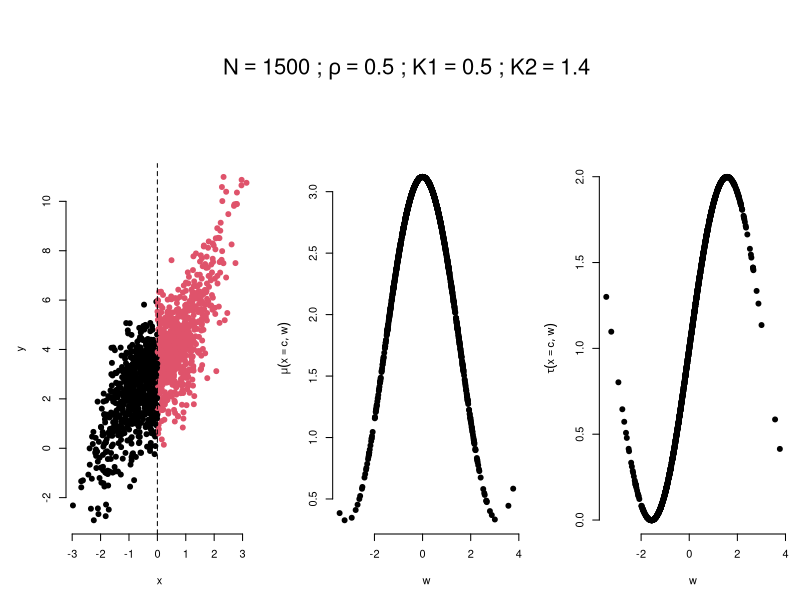
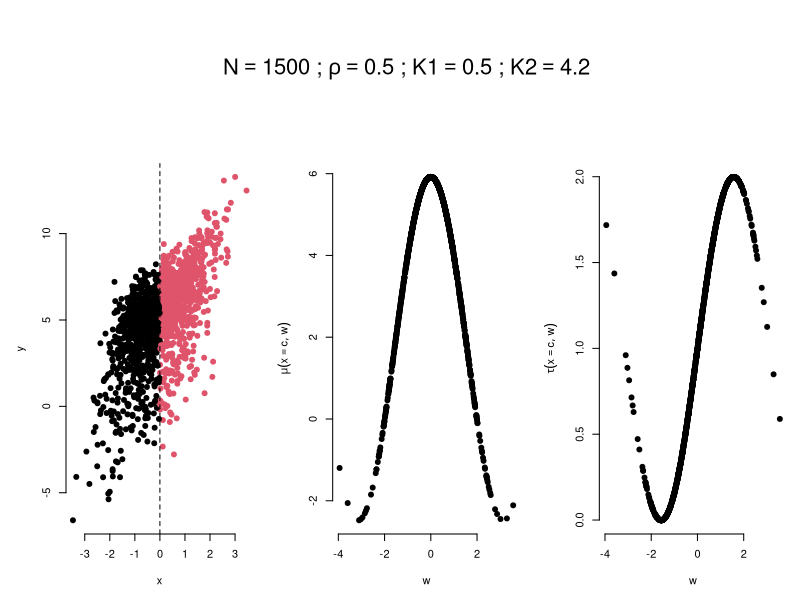
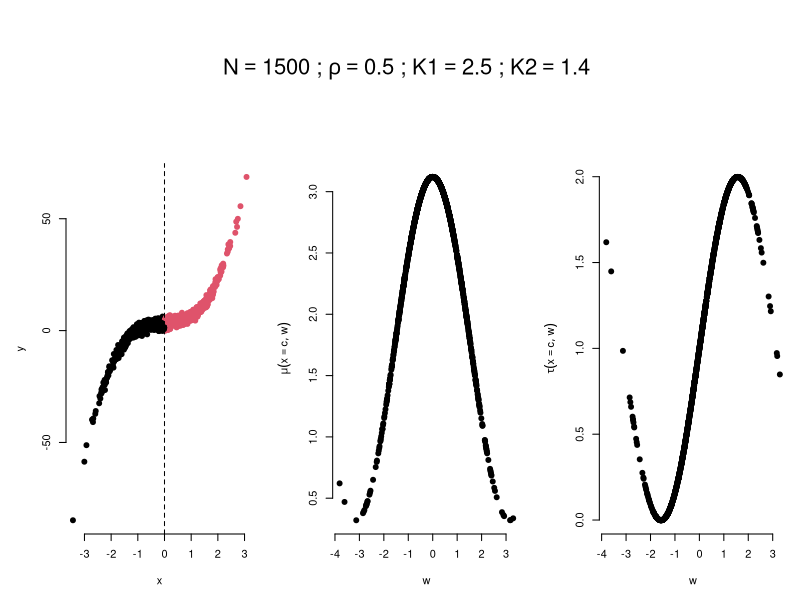
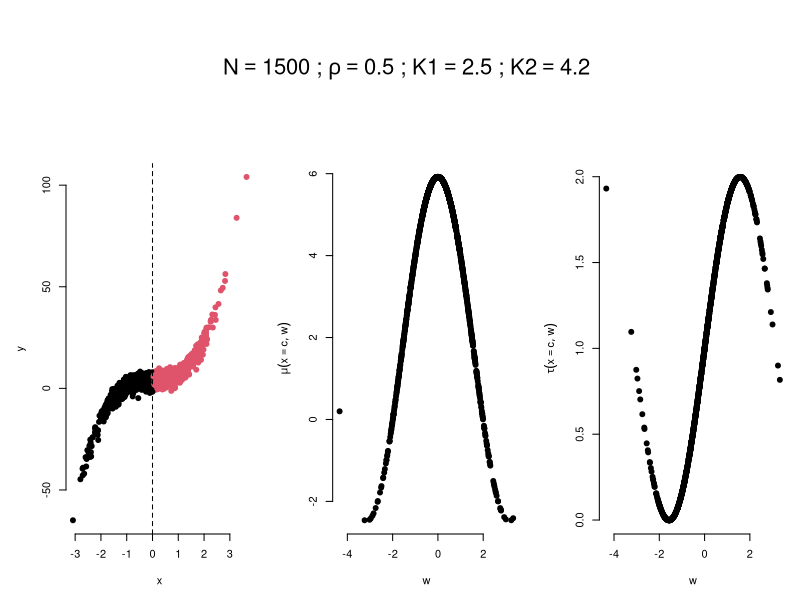
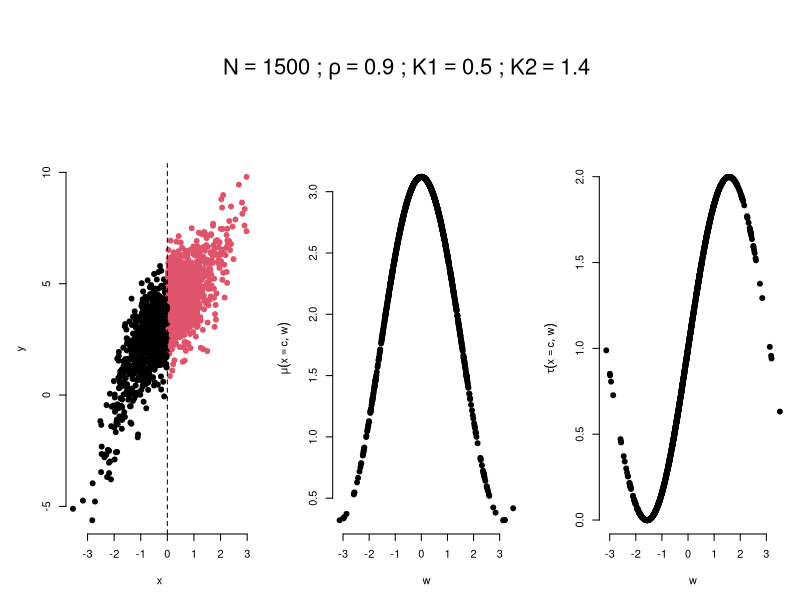
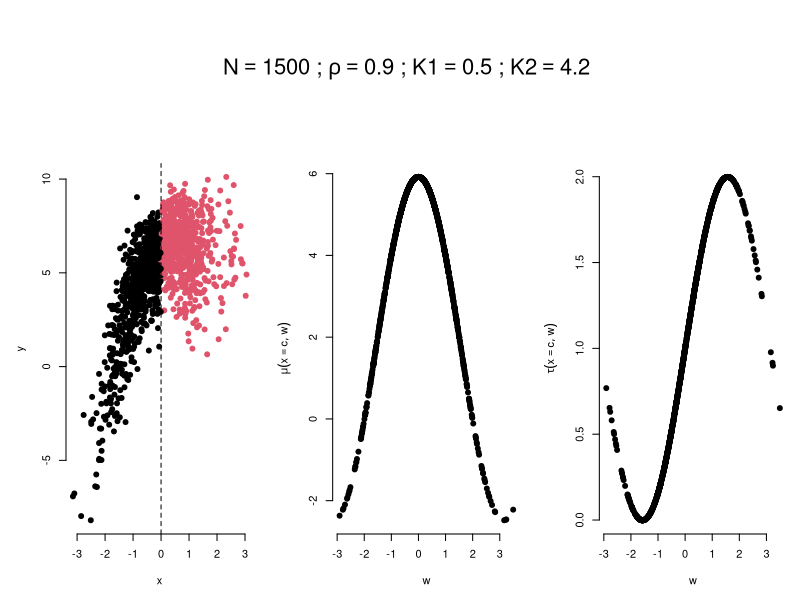
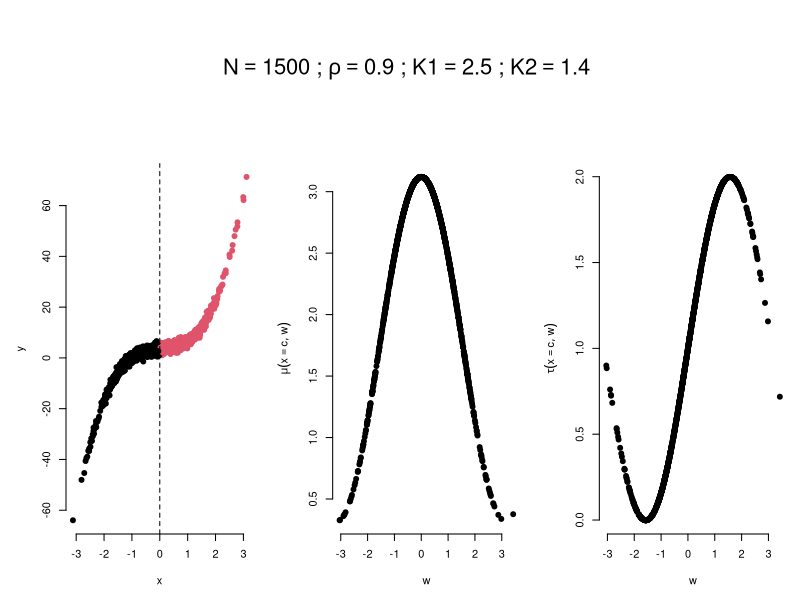
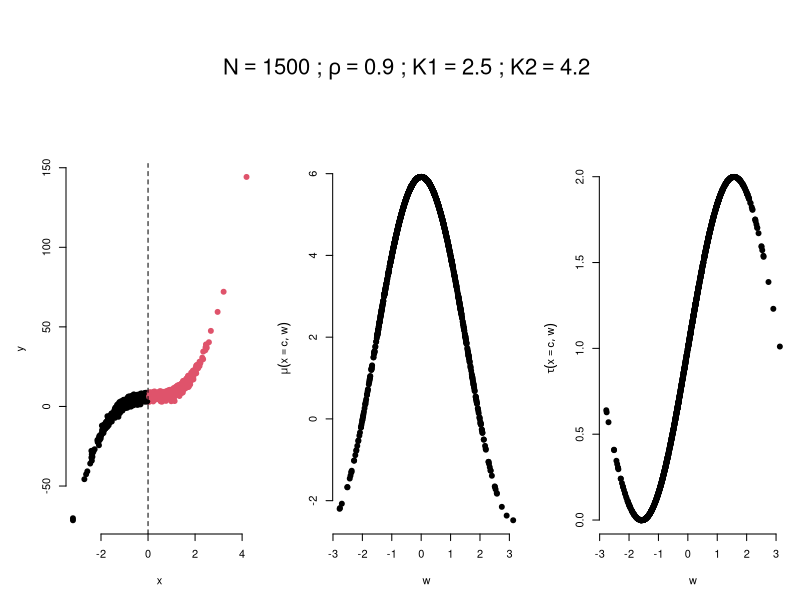

These figures' R source, in order:
## ---- chunk 1
knitr::opts_chunk$set(echo = TRUE)
## ---- chunk 2
set.seed(7)
### Functions
mu0.x <- function(x,k) -0.03*x^5 + k*0.5*x^3 + 0.1*x^2 - 0.1*x + 1.72
mu0.w <- function(w,k) k*1.4*cos(w)
tau0.x <- function(x,c) 1/(1-exp(-4-x)) - 1.02
tau0.w <- function(w) sin(w)
mu <- function(x,w,k1,k2) mu0.x(x,k1) + mu0.w(w,k2)
tau <- function(x,c,w,ate) tau0.x(x,c) + tau0.w(w) + ate
h.grid <- function(x,c,grid)
{
  abs.x <- sort(abs(x-c))
  out <- rep(0,length(grid))
  names(out) <- grid
  x.right <- sum(c < x)
  x.left <- sum(x < c)
  x.tot <- length(x)
  for(total in grid)
  {
    i <- 1
    sum.right <- sum.left <- 0
    while(sum.right < total | sum.left < total) 
    {
      sum.left <- sum(c-abs.x[i] <= x & x < c)
      sum.right <- sum(c < x & x <= c+abs.x[i])
      if (sum.left == sum(x<c) & sum.right == sum(c<x)) break
      i <- i+1
    }
    out[as.character(total)] <- abs.x[i]
  }
  return(out)
}
## Parameters
n <- 1500
rho <- c(0.5,0.9)
k1 <- c(1,5)
k2 <- c(1,3)
pts_in_window <- 75
sig_error <- 1
c <- 0
ate <- 1
for (Rho in rho)
{
  for (K1 in k1)
  {
    for (K2 in k2)
    {
      ## Generate data
      x <- rnorm(n)
      h <- h.grid(x,c,pts_in_window)
      test <- -h<x & x<h
      z <- as.numeric(x>=c)
      w <- rnorm(n,Rho*x,sqrt(1-Rho^2))
      cate <- tau(c,c,w,ate)
      prog <- mu(c,w,K1,K2)
      Ey <- mu(x,w,K1,K2) + tau(x,c,w,ate)*z
      y <- Ey + rnorm(n,0,sqrt(sig_error))
      title <- bquote(N==.(n)
                      ~";"~rho==.(Rho)
                      ~";"~K1==.(K1*0.5)
                      ~";"~K2==.(K2*1.4))
      ## Plot data
      par(bty="n",pch=19)
      layout(matrix(c(1,2,1,3,1,4),ncol=3),height=c(1,3))
      par(mar=c(2,2,1,1))
      plot.new()
      text(0.5,0.5,title,cex=2,font=2)
      ###
      par(mar=c(5,5,1,1))
      plot(x,y,col=z+1)
      abline(v=c,lty=2)
      ###
      plot(w,prog,ylab=bquote(mu(x==c,w)))
      ###
      plot(w,cate,ylab=bquote(tau(x==c,w)))
    }
  }
}
